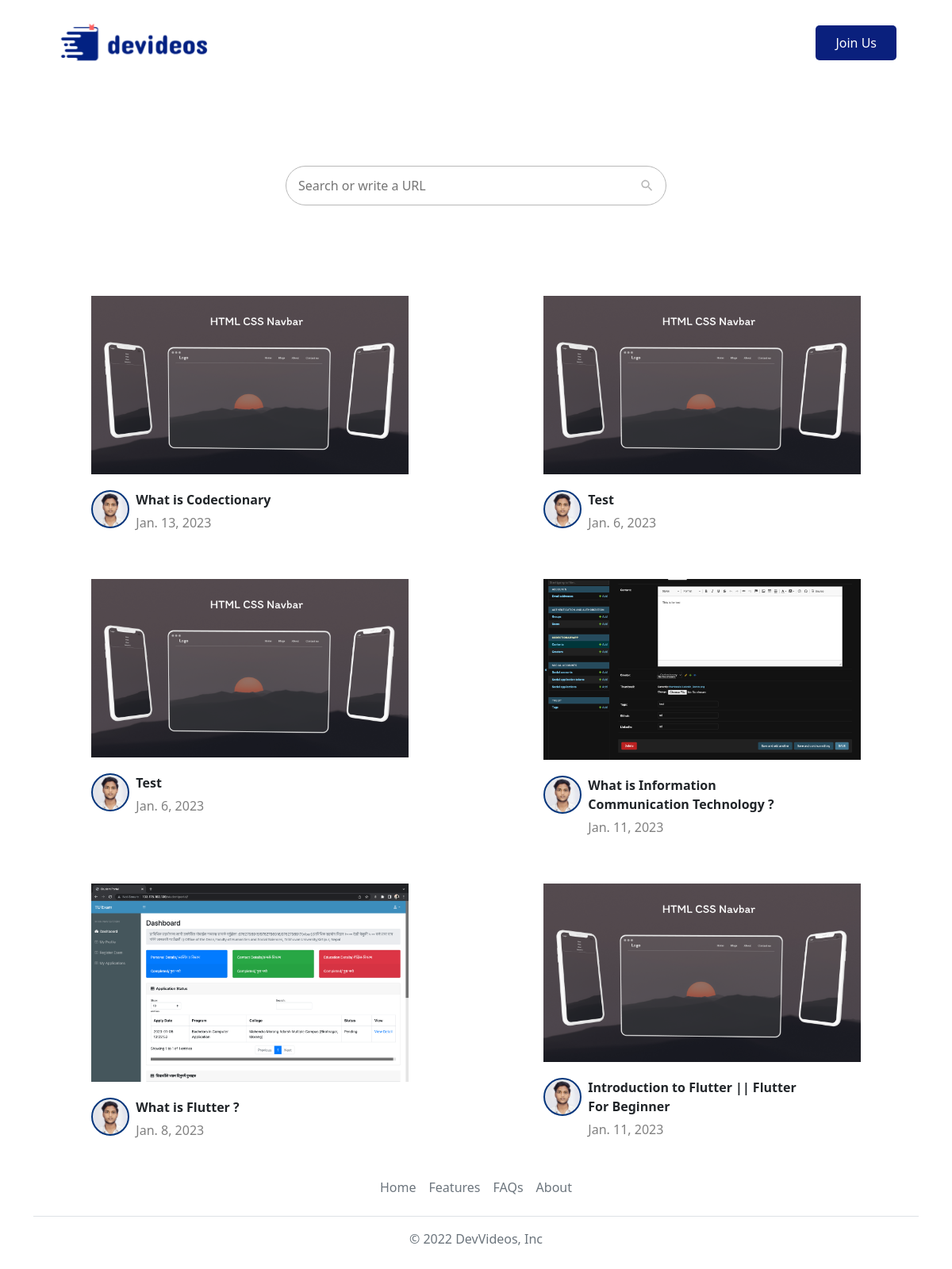
The page / on the database its author committed.
### codectionaryapp/models.py (models this page shows, shortened)
class Content(models.Model):
    id = models.IntegerField( unique=True, auto_created=True, editable=False, primary_key=True,)
    title =  models.CharField(max_length=55)
    desciption = models.CharField(max_length=200,  default='')
    video = models.FileField(upload_to='videos/', null=False)
    content = RichTextField()
    views = models.IntegerField(default=0,editable=False)
    rating  = models.FloatField(default=0,editable=False)
    likes = models.IntegerField(default=0,editable=False)
    creator = models.ForeignKey(Creator,on_delete= models.CASCADE,null=True)
    thumbnail = models.ImageField(upload_to='thumbnails/')
    date_uploaded = models.DateField(auto_now=True);
    tags = models.CharField(max_length=100,default='')
    github = models.CharField(max_length=500,default='')
    linkedin = models.CharField(max_length=500,default='')
    def __str__(self):
        return self.title

class Creator(models.Model):
    email  = models.EmailField(unique=True);
    name  = models.CharField(max_length=100);
    channel_name  = models.CharField(max_length=100,unique=True);
    street_address  = models.CharField(max_length=100);
    country  = models.CharField(max_length=100);
    city  = models.CharField(max_length=100);
    zip_code  = models.IntegerField(default=00);
    date_of_birth  = models.DateField(auto_now=False, auto_now_add=False);
    channel_catagory  = models.CharField(max_length=100);
    channel_banner  = models.ImageField(upload_to='img/');
    channel_logo  = models.ImageField(upload_to='img/');
    about  = models.CharField(max_length=500);
    github  = models.CharField(max_length=500,default='')
    user = models.OneToOneField(User,on_delete= models.CASCADE, default='')
    date_joined = models.DateField(auto_now=True);

### codectionaryapp/views.py (the view)
# urls.py: path('', views.index, name='home'),
def index(request):
    contents = getContents(request)
    subscription = getSubscriptions(request)
    creator = None
    if request.user.is_authenticated:
        user = Creator.objects.filter(user=request.user)
        if user:
            creator = user[0]
    search = ''
    if 'search' in request.GET:
        search = request.GET['search'];
    context = {'title': 'DeVideos - Explore Knowledge online',
               'contents': contents, 'creator_profile': creator, 'subscription': getSubscriptions(request), 'search' : search}
    return render(request, 'index.html', context)

### codectionaryapp/functions.py (called while the page is built)
def getContents(request):
    posts = Content.objects.all().order_by('id').reverse()
    results = []
    query = None;
    if 'search' in request.GET:
        if request.GET['search'] != '':
            query = request.GET['search'];
    if query != None:
        query = query.split()
        for post in posts:
            for ask in query:
                if ask.lower() in post.title.lower() or ask.lower() in post.content or ask.lower() in post.desciption or ask.lower() in post.creator.channel_name.lower() or ask.lower() in post.tags:
                    results.append(post)
                    break
    else:
        results =posts
    print(results)
    return results

def getSubscriptions(request):
    subscription = []
    if request.user.is_authenticated:
        subs = Follower.objects.filter(followed_by = request.user).all()
        for sub in subs:
            subscription.append(sub.follow_to)
    return subscription

### templates/index.html (shortened to what this page needs)
{% extends 'skleton.html' %}
{% block body %}
    <div>
        <div class="searchBar">
            <form action="" class="search-form" method="get">
                <input type="search" name="search" id="search" value="{{search}}" class="search" placeholder="Search or write a URL"><img src="/static/img/search.svg " id="searchIcon" class="searchIcon">
            </form>
        </div>
    </div>
    <section>
        <div class="container videos-lst">
            <div class="row">
                {% for content in contents %}
                    <div class="col">
                        <a href="/watch?content={{content.id}}">
                            <div class="videoCard">
                                <img src="/media/{{content.thumbnail}}" alt="" class="thumbnail">
                                <div class="video-about">
                                    <a href="/profile/{{content.creator.channel_name}}/">
                                        <div class="profile-photo img-fluid" id="{{content.id}}" style="background-image: url(/media/{{content.creator.channel_logo}})"></div>
                                    </a>
                                        <div class="vid-title">
                                            <b class="title-txt">{{content.title}}</b>
                                            <div class="rating">
                                              {{content.date_uploaded}}
                                            </div>
                                        </div>
                                    <img src="/static/img/option-icon.svg" class="gray-200">
                                </div>
                            </div>
                        </a>
                    </div>
                {% endfor %}
            </div>
          </div>
    </section>
{% endblock body %}

### static/css/navbar.css (style rules this page uses)
.profile-photo { width: 48px; height: 48px; border-radius: 100px; border: 2px solid #05367C; background-image: url("/static/img/person.svg"); background-size: cover; background-position: center; cursor: pointer; }

### static/css/style.css (style rules this page uses)
a { text-decoration: none; color: #000; transition: .5s; }
.searchBar { display: flex; flex-direction: row; justify-content: center; margin-top: 209px; }
.search { border-radius: 100px; padding-inline-start: 15px; width: 40%; outline: 0px; border-width: 1px; border: 1px solid #B8B8B8; padding-inline-end: 15px; margin: 0px 20px; margin-right: 0px; transition: .5s; font-weight: 200; height: 50px; }
.search-form { width: 100%; display: flex; justify-content: center; }
.searchIcon { width: 19px; margin-left: -34px; margin-right: 35px; }
.videoCard { width: 400px; margin: auto; margin-top: 35px; }
.video-about { display: flex; flex-direction: row; width: 100%; align-items: flex-start; margin-top: 20px; }
.vid-title { width: 280px; }
.thumbnail { width: 100%; }
.rating { display: flex; color: grey; margin-top: 5px; }
.videos-lst { margin-top: 55px; }

### templates/index.html (style rules this page uses)
a { display: inline-block; }

### rows shown on the page
Content: thumbnail (picture), creator.channel_logo (picture), title "What is Codectionary", date_uploaded "Jan. 13, 2023"
Content: thumbnail (picture), creator.channel_logo (picture), title "Test", date_uploaded "Jan. 6, 2023"
Content: thumbnail (picture), creator.channel_logo (picture), title "Test", date_uploaded "Jan. 6, 2023"
Content: thumbnail (picture), creator.channel_logo (picture), title "What is Information Communication Technology ?", date_uploaded "Jan. 11, 2023"
Content: thumbnail (picture), creator.channel_logo (picture), title "What is Flutter ?", date_uploaded "Jan. 8, 2023"
Content: thumbnail (picture), creator.channel_logo (picture), title "Introduction to Flutter || Flutter For Beginner", date_uploaded "Jan. 11, 2023"
